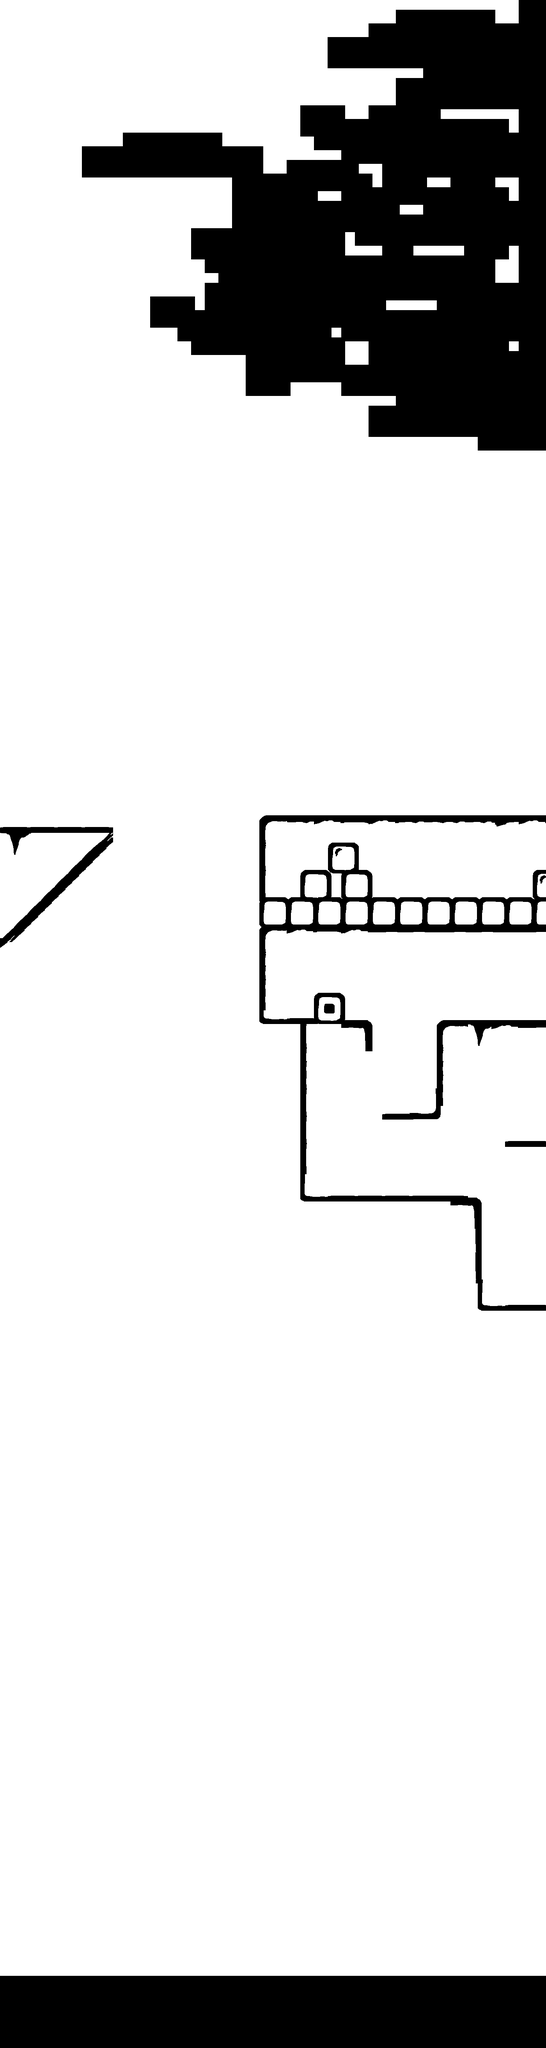

This is a level from a 2D game, rendered from its Tiled map with the project's own tilesets. A one-line summary and the map file follow, with tile-layer data summarised:
An orthogonal 40x150 tile map with 35x35 px tiles, 1 tile layer (Tile Layer 1), 4 tilesets and 15 objects (2x NPCReactEntity, mainPlayer, Sign1Entity, SlimeEntity).

<map version="1.5" tiledversion="1.7.0" orientation="orthogonal" renderorder="right-down" width="40" height="150" tilewidth="35" tileheight="35" infinite="0" backgroundcolor="#ffffff" nextlayerid="16" nextobjectid="72">
 <tileset firstgid="1" source="tileset.tsx" />
 <tileset firstgid="253" source="tileset1.tsx" />
 <tileset firstgid="353" source="tileset2.tsx" />
 <tileset firstgid="453" source="tileset3.tsx" />
 <layer id="11" name="Tile Layer 1" width="40" height="150">
  <data>[6000 cells, 1421 non-empty, 20 distinct tile ids]</data>
 </layer>
 <objectgroup color="#0433ff" id="14" name="NPC" />
 <objectgroup color="#ff9300" id="15" name="NPCReact">
  <object id="68" name="NPCReactEntity" x="-27.1164" y="4638.66" width="57.2696" height="443.302">
   <properties>
    <property name="animationspeed" value="200" />
    <property name="fontSize" value="36px" />
    <property name="frameheight" value="35" />
    <property name="framewidth" value="35" />
    <property name="gravity" value="0" />
    <property name="message" value="...to be continued." />
    <property name="n" value=" " />
    <property name="velX" value="2" />
   </properties>
  </object>
  <object id="71" name="NPCReactEntity" x="1368.27" y="4634.1" width="57.2696" height="443.302">
   <properties>
    <property name="animationspeed" value="200" />
    <property name="fontSize" value="36px" />
    <property name="frameheight" value="35" />
    <property name="framewidth" value="35" />
    <property name="gravity" value="0" />
    <property name="message" value="...to be continued." />
    <property name="n" value=" " />
    <property name="velX" value="2" />
   </properties>
  </object>
 </objectgroup>
 <objectgroup color="#00ff00" id="5" name="Player">
  <object id="16" name="mainPlayer" x="1260.55" y="599.48" width="108.466" height="88">
   <properties>
    <property name="flip" type="bool" value="true" />
   </properties>
  </object>
 </objectgroup>
 <objectgroup color="#ffff00" id="6" name="Items">
  <object id="67" name="Sign1Entity" x="942.994" y="4938.78" width="166.825" height="133.917">
   <properties>
    <property name="animationspeed" value="200" />
    <property name="frameheight" value="160" />
    <property name="framewidth" value="160" />
    <property name="gravity" value="0" />
    <property name="velX" value="2" />
   </properties>
  </object>
 </objectgroup>
 <objectgroup color="#ff0000" id="7" name="Slimes">
  <object id="70" name="SlimeEntity" x="-1.76311" y="5026.53" width="1397.39" height="35">
   <properties>
    <property name="animationspeed" value="200" />
    <property name="frameheight" value="35" />
    <property name="framewidth" value="35" />
    <property name="gravity" value="0" />
    <property name="velX" value="2" />
   </properties>
  </object>
 </objectgroup>
 <objectgroup color="#ff0000" id="9" name="Flies" />
 <objectgroup id="10" name="Collision">
  <object id="8" x="557.123" y="700.426" width="848.63" height="12.3379" />
  <object id="15" x="0" y="5101.86">
   <polyline points="0,0 0,-5015.44" />
  </object>
  <object id="57" x="1396.12" y="3100.1">
   <polyline points="0,2057.94 0,-3601.4" />
  </object>
  <object id="58" x="384.668" y="769.977" width="223.273" height="80.9757" />
  <object id="59" x="1.87983" y="5075.67" width="1403.32" height="12.3379" />
  <object id="60" x="665.97" y="2103.13" width="735.114" height="519.196" />
  <object id="61" x="775.526" y="2625.83" width="735.114" height="445.285" />
  <object id="62" x="1219.03" y="3077.25" width="304.808" height="273.69" />
  <object id="63" x="0.7111" y="2130.84" width="304.808" height="7.05853" />
  <object id="64" x="-12.5262" y="2416.3" width="401.95" height="24.5734" rotation="314.396" />
 </objectgroup>
</map>
